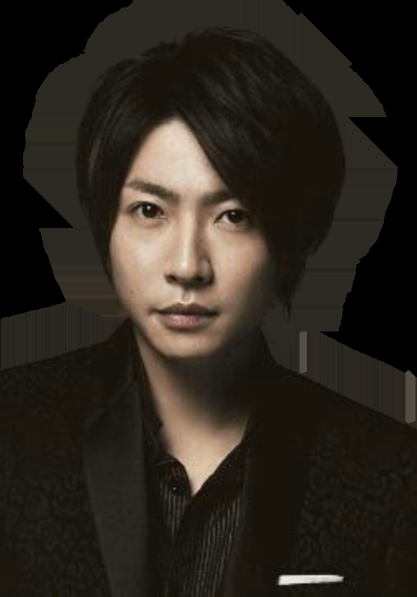
#> input picture image/Aface.png, 834 x 1194 px, given as the content of the folder gleDrive-116873471487367365175/マイドライブ/ArashiProject/Ninomiya, which was not available (shown at 1/2 size)
$ python face_get.py
#> lines starting #> are read from the running program, lines starting #| are printed output that depends on the picture; pictures that were not available may be replaced by others from this repository, and a replacement may not be noted
import cv2
import glob
import os

# メンバー名
member_name = "Ninomiya"

# 嵐メンバーの画像フォルダのパス
path ="/Volumes/GoogleDrive-116873471487367365175/マイドライブ/ArashiProject/" + member_name
# 嵐メンバーの画像フォルダの中の全画像のパスを取得して配列化
img_path_list=glob.glob(path + "/*")

# 番号の初期化
count = 0
number_face = 0
number_no_face = 0

# ディレクトリ名指定
dirname = member_name + "_face"
# ディレクトリがない場合は作成
if not os.path.exists(dirname):
    os.mkdir(dirname)

# 画像パス配列から画像パスを取り出していくループ
for img_path in img_path_list:

    count += 1
    print(str(count) + "/" + str(len(img_path_list)))

    # 画像ファイル名を取得
    base_name = os.path.basename(img_path)
    # 画像ファイル名nameと拡張子extを取得
    name,ext = os.path.splitext(base_name)

    # 画像ファイル以外のファイルの場合はループをスキップ
    if (ext != '.jpg') and (ext != '.jpeg') and (ext != '.png') and (ext != '.PNG'):
        print("not a picture")
        continue

    if (ext == '.PNG'):
        ext = '.png'

    # 画像ファイルを読み込む
    img_src = cv2.imread(img_path, 1)
#> img_src is the input picture: shape (1194, 834, 3); mean B, G, R 30.4, 38.3, 44.4
    # 画像をグレースケールへ変換
    img_gray = cv2.cvtColor(img_src, cv2.COLOR_RGB2GRAY)
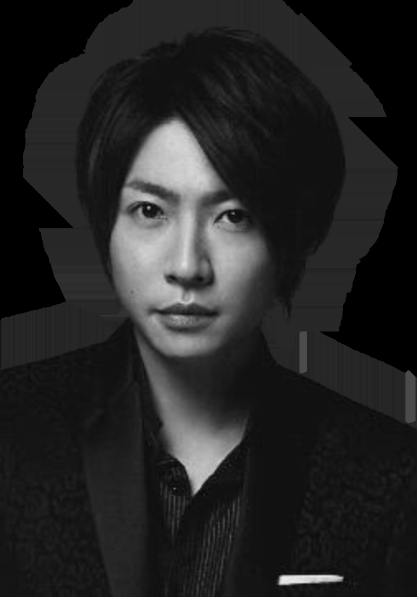
#> img_gray: shape (1194, 834) (shown at 1/2 size); min 0, max 235, mean 36.5

    # カスケードファイルのパス
    cascade_path = "../haarcascade_frontalface_alt.xml"
    # カスケード分類器の特徴量取得
    cascade = cv2.CascadeClassifier(cascade_path)
    # 顔認識
    faces=cascade.detectMultiScale(img_gray, scaleFactor=1.1, minNeighbors=1, minSize=(40,40))
#> faces = [[173, 273, 407, 407]]

    # 顔がない場合はループをスキップ
    if len(faces) == 0:
        print("no face")
        number_no_face += 1
        # スキップ
        continue

    # 顔がある場合
    number_face += 1
    # 顔部分画像を取得
    for x,y,w,h in faces:
        face = img_src[y:y+h, x:x+w]

        # リサイズ
        face = cv2.resize(face, (64, 64))

        # 顔を検出できた画像を保存する

        # ファイル名指定
        file_name = dirname + "_" + str(number_face) + "_" + name + ext
        file_name = dirname + "_" + str(number_face) + "_" + ext
        # ディレクトリ名とファイル名を結合
        file_path = os.path.join(dirname, file_name)

        # ファイルの保存
        cv2.imwrite(file_path, face)
#> this loop made 1 pass
#> pass 1, `face = img_src[y:y+h, x:x+w]`:
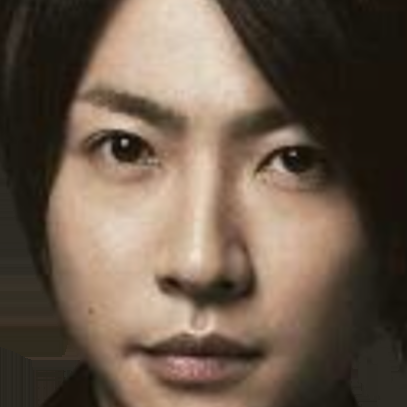
#> face: shape (407, 407, 3); mean B, G, R 75.4, 90.5, 107.6
#> pass 1, `face = cv2.resize(face, (64, 64))`:
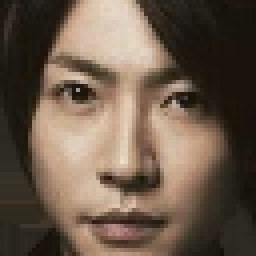
#> face: shape (64, 64, 3) (shown 4 times larger); mean B, G, R 75.3, 90.5, 107.5
